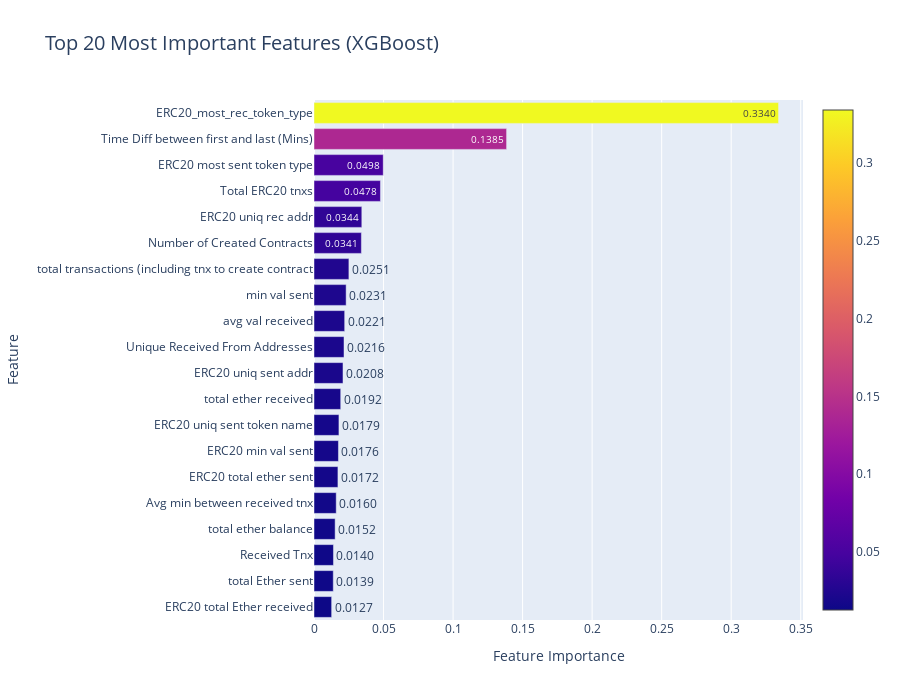

The notebook cell this image was saved under:
### Markdown cell above
## 🔍 Part 4: Feature Importance Analysis

### Code cell
# Load feature importance
importance_files = list(model_dir.glob('feature_importance_*.csv'))
latest_importance = max(importance_files, key=lambda p: p.stat().st_mtime)
importance_df = pd.read_csv(latest_importance)

# Top 20 features
top_features = importance_df.head(20)

fig = go.Figure()

fig.add_trace(go.Bar(
    y=top_features['feature'][::-1],
    x=top_features['importance'][::-1],
    orientation='h',
    marker=dict(
        color=top_features['importance'][::-1],
        colorscale='Plasma',
        showscale=True
    ),
    text=[f"{imp:.4f}" for imp in top_features['importance'][::-1]],
    textposition='auto',
    hovertemplate='<b>%{y}</b><br>Importance: %{x:.4f}<extra></extra>'
))

fig.update_layout(
    title="Top 20 Most Important Features (XGBoost)",
    title_font_size=20,
    xaxis_title="Feature Importance",
    yaxis_title="Feature",
    height=700,
    showlegend=False
)

fig.show()

print("\n🎯 Top 10 Features:")
print("="*70)
for idx, row in top_features.head(10).iterrows():
    print(f"  {idx+1:2d}. {row['feature'][:45]:45s}: {row['importance']:.4f}")

### Figure 1 — Plotly figure (JSON) as saved in the notebook; plotly's stock layout.template omitted (floating-point values rounded to 4 significant figures)
{"data": [{"hovertemplate": "<b>%{y}</b><br>Importance: %{x:.4f}<extra></extra>", "marker": {"color": [0.01269, 0.01386, 0.014, 0.0152, 0.01598, 0.0172, 0.01757, 0.01793, 0.01921, 0.02085, 0.02159, 0.02206, 0.0231, 0.0251, 0.03408, 0.03439, 0.04778, 0.0498, 0.1385, 0.334], "colorscale": [[0, "#0d0887"], [0.1111, "#46039f"], [0.2222, "#7201a8"], [0.3333, "#9c179e"], [0.4444, "#bd3786"], [0.5556, "#d8576b"], [0.6667, "#ed7953"], [0.7778, "#fb9f3a"], [0.8889, "#fdca26"], [1, "#f0f921"]], "showscale": true}, "orientation": "h", "text": ["0.0127", "0.0139", "0.0140", "0.0152", "0.0160", "0.0172", "0.0176", "0.0179", "0.0192", "0.0208", "0.0216", "0.0221", "0.0231", "0.0251", "0.0341", "0.0344", "0.0478", "0.0498", "0.1385", "0.3340"], "textposition": "auto", "type": "bar", "x": [0.01269, 0.01386, 0.014, 0.0152, 0.01598, 0.0172, 0.01757, 0.01793, 0.01921, 0.02085, 0.02159, 0.02206, 0.0231, 0.0251, 0.03408, 0.03439, 0.04778, 0.0498, 0.1385, 0.334], "y": [" ERC20 total Ether received", "total Ether sent", "Received Tnx", "total ether balance", "Avg min between received tnx", " ERC20 total ether sent", " ERC20 min val sent", " ERC20 uniq sent token name", "total ether received", " ERC20 uniq sent addr", "Unique Received From Addresses", "avg val received", "min val sent", "total transactions (including tnx to create contract", "Number of Created Contracts", " ERC20 uniq rec addr", " Total ERC20 tnxs", " ERC20 most sent token type", "Time Diff between first and last (Mins)", " ERC20_most_rec_token_type"]}], "layout": {"height": 700, "showlegend": false, "title": {"font": {"size": 20}, "text": "Top 20 Most Important Features (XGBoost)"}, "xaxis": {"title": {"text": "Feature Importance"}}, "yaxis": {"title": {"text": "Feature"}}}}
